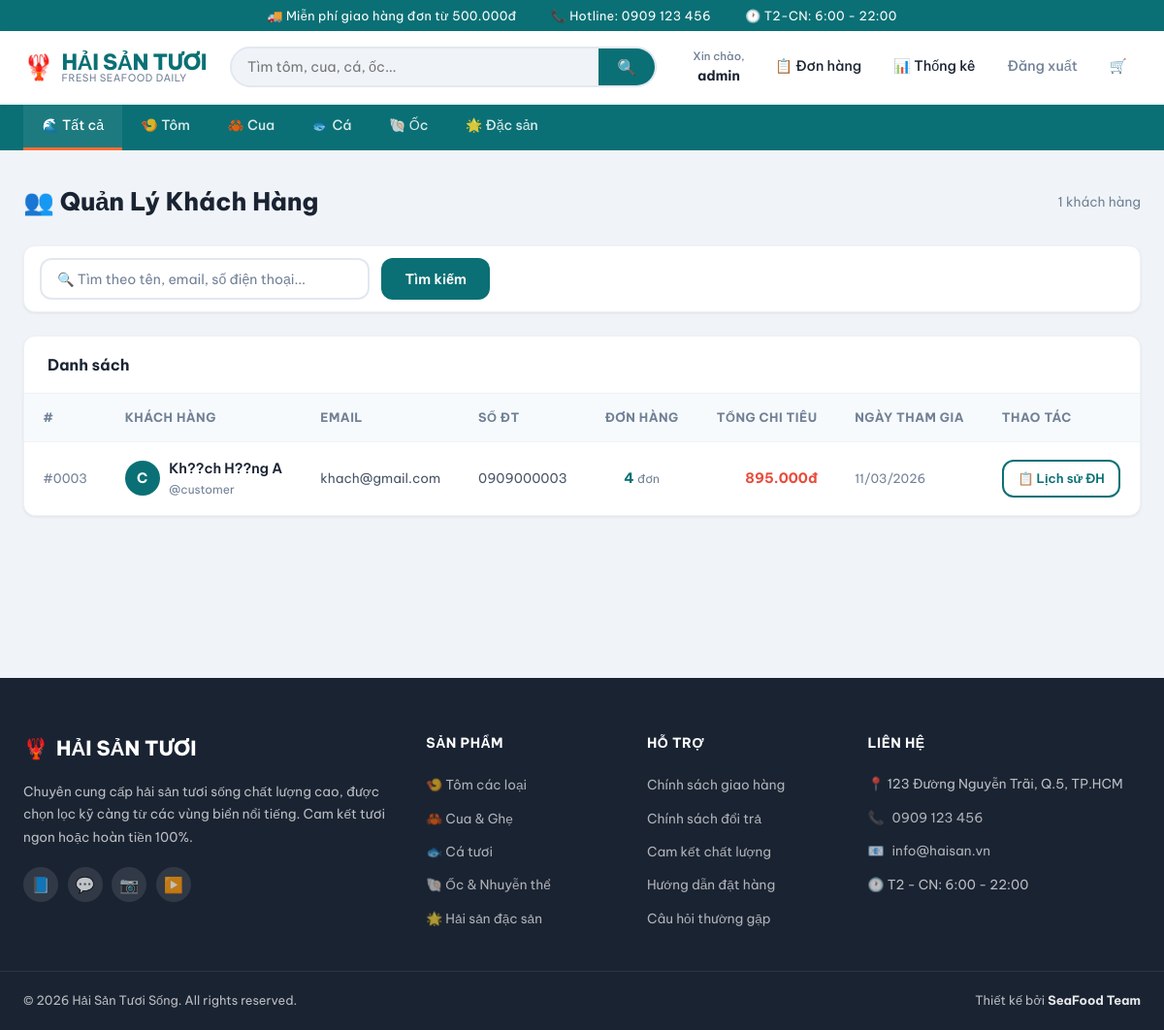
The page /admin/customers (signed in) on the database its author committed.
### tables this page shows
CREATE TABLE IF NOT EXISTS `users` (
  `id` int NOT NULL AUTO_INCREMENT,
  `fullname` varchar(100) NOT NULL,
  `username` varchar(50) NOT NULL,
  `password` varchar(255) NOT NULL,
  `email` varchar(100) DEFAULT NULL,
  `phone` varchar(15) DEFAULT NULL,
  `address` text,
  `role` enum('customer','staff','admin') DEFAULT 'customer',
  `is_active` tinyint(1) DEFAULT '1',
  `created_at` timestamp NULL DEFAULT CURRENT_TIMESTAMP,
  PRIMARY KEY (`id`),
  UNIQUE KEY `username` (`username`)
);

### app/controllers/AdminController.php (called while the page is built, shortened)
<?php
class AdminController {
    public function customers() {
        $db   = new Database();
        $conn = $db->getConnection();
        $q    = trim($_GET['q'] ?? '');
        if ($q) {
            $stmt = $conn->prepare(
                "SELECT u.*, COUNT(o.id) AS order_count, COALESCE(SUM(o.total_price),0) AS total_spent
                 FROM users u LEFT JOIN orders o ON u.id=o.user_id
                 WHERE u.role='customer' AND (u.username LIKE ? OR u.email LIKE ? OR u.phone LIKE ? OR u.fullname LIKE ?)
                 GROUP BY u.id ORDER BY u.created_at DESC"
            );
            $like = "%$q%";
            $stmt->execute([$like,$like,$like,$like]);
        } else {
            $stmt = $conn->query(
                "SELECT u.*, COUNT(o.id) AS order_count, COALESCE(SUM(o.total_price),0) AS total_spent
                 FROM users u LEFT JOIN orders o ON u.id=o.user_id
                 WHERE u.role='customer' GROUP BY u.id ORDER BY u.created_at DESC"
            );
        }
        $customers = $stmt->fetchAll(PDO::FETCH_ASSOC);
        include 'app/views/admin/customers.php';
    }
}
?>

### index.php (called while the page is built, shortened)
<?php
$url = $_GET['url'] ?? '';
$url = rtrim($url, '/');
$url = filter_var($url, FILTER_SANITIZE_URL);
$url = explode('/', $url);
$action = isset($url[1]) && $url[1] != '' ? $url[1] : 'index';
$controller = new $controllerName();
call_user_func_array([$controller, $action], array_slice($url, 2));
?>

### app/views/admin/customers.php (the view, shortened to what this page needs)
<div style="display:flex;justify-content:space-between;align-items:center;margin-bottom:1.5rem;flex-wrap:wrap;gap:0.75rem;">
    <h1 class="page-title" style="margin-bottom:0;">👥 Quản Lý Khách Hàng</h1>
    <span style="font-size:0.85rem;color:var(--text-light);"><?php echo count($customers); ?> khách hàng</span>
</div>
<div class="card" style="margin-bottom:1.5rem;padding:0.75rem 1rem;">
    <form method="GET" style="display:flex;gap:0.75rem;align-items:center;">
        <input type="text" name="q" value="<?php echo htmlspecialchars($_GET['q']??''); ?>"
               class="form-control" style="max-width:340px;" placeholder="🔍 Tìm theo tên, email, số điện thoại...">
        <button type="submit" class="btn">Tìm kiếm</button>
    </form>
</div>
<div class="table-card">
    <div class="card-header">
        <h3>Danh sách<?php echo !empty($_GET['q']) ? ' — Kết quả tìm "'.htmlspecialchars($_GET['q']).'"' : ''; ?></h3>
    </div>
    <?php if (empty($customers)): ?>
    <div class="empty-state" style="padding:3rem;">
        <div class="empty-icon">👥</div>
        <p>Không tìm thấy khách hàng nào<?php echo !empty($_GET['q']) ? ' phù hợp' : ''; ?>.</p>
    </div>
    <?php else: ?>
    <table class="table">
        <thead>
            <tr>
                <th>#</th>
                <th>Khách hàng</th>
                <th>Email</th>
                <th>Số ĐT</th>
                <th style="text-align:center;">Đơn hàng</th>
                <th style="text-align:right;">Tổng chi tiêu</th>
                <th>Ngày tham gia</th>
                <th>Thao tác</th>
            </tr>
        </thead>
        <tbody>
            <?php foreach ($customers as $c): ?>
            <tr>
                <td style="color:var(--text-light);font-size:0.82rem;">#<?php echo str_pad($c['id'],4,'0',STR_PAD_LEFT); ?></td>
                <td>
                    <div style="display:flex;align-items:center;gap:0.6rem;">
                        <div style="width:36px;height:36px;border-radius:50%;background:var(--primary);color:white;display:flex;align-items:center;justify-content:center;font-weight:700;font-size:0.9rem;flex-shrink:0;">
                            <?php echo strtoupper(substr($c['username'],0,1)); ?>
                        </div>
                        <div>
                            <div style="font-weight:600;color:var(--text-dark);"><?php echo htmlspecialchars($c['fullname'] ?: $c['username']); ?></div>
                            <div style="font-size:0.75rem;color:var(--text-light);">@<?php echo htmlspecialchars($c['username']); ?></div>
                        </div>
                    </div>
                </td>
                <td style="font-size:0.85rem;"><?php echo htmlspecialchars($c['email'] ?? '—'); ?></td>
                <td style="font-size:0.85rem;"><?php echo htmlspecialchars($c['phone'] ?? '—'); ?></td>
                <td style="text-align:center;">
                    <span style="font-weight:700;color:var(--primary);"><?php echo $c['order_count']; ?></span>
                    <span style="font-size:0.76rem;color:var(--text-light);"> đơn</span>
                </td>
                <td style="text-align:right;font-weight:700;color:var(--danger);">
                    <?php echo $c['total_spent'] > 0 ? number_format($c['total_spent'],0,',','.').'đ' : '—'; ?>
                </td>
                <td style="font-size:0.8rem;color:var(--text-light);">
                    <?php echo date('d/m/Y', strtotime($c['created_at'])); ?>
                </td>
                <td>
                    <a href="/banhaisan/admin/customer_orders?id=<?php echo $c['id']; ?>"
                       class="btn btn-sm btn-outline">📋 Lịch sử ĐH</a>
                </td>
            </tr>
            <?php endforeach; ?>
        </tbody>
    </table>
    <?php endif; ?>
</div>
<?php $content = ob_get_clean(); include __DIR__ . '/../layout.php'; ?>

### public/css/style.css (style rules this page uses)
:root { --primary: #0a7075; --primary-dark: #065a5f; --primary-light: #e0f4f4; --accent: #FF6B35; --accent-dark: #e55a25; --success: #27ae60; --danger: #e74c3c; --warning: #f39c12; --info: #2980b9; --text-dark: #1a2332; --text-body: #4a5568; --text-light: #718096; --text-white: #ffffff; --bg-page: #f0f4f8; --bg-white: #ffffff; --bg-light: #f7fafc; --bg-card: #ffffff; --border: #e2e8f0; --border-light: #edf2f7; --shadow-sm: 0 1px 3px rgba(0,0,0,0.08); --shadow-md: 0 4px 16px rgba(0,0,0,0.10); --shadow-lg: 0 8px 32px rgba(0,0,0,0.12); --shadow-hover: 0 12px 40px rgba(10,112,117,0.18); --radius-sm: 6px; --radius-md: 12px; --radius-lg: 20px; --radius-xl: 32px; --transition: all 0.25s ease; --font: 'Be Vietnam Pro', sans-serif; }
*, *::before, *::after { box-sizing: border-box; margin: 0; padding: 0; }
html { scroll-behavior: smooth; }
body { font-family: var(--font); background-color: var(--bg-page); color: var(--text-body); line-height: 1.65; font-size: 15px; }
a { color: inherit; text-decoration: none; transition: var(--transition); }
.btn { display: inline-flex; align-items: center; justify-content: center; gap: 0.4rem; padding: 0.65rem 1.4rem; background: var(--primary); color: white; border: 2px solid transparent; border-radius: var(--radius-md); font-family: var(--font); font-size: 0.9rem; font-weight: 600; cursor: pointer; transition: var(--transition); text-align: center; white-space: nowrap; }
.btn-sm { padding: 0.4rem 0.9rem; font-size: 0.82rem; }
.btn-outline { background: transparent; color: var(--primary); border-color: var(--primary); }
.table-card { background: var(--bg-white); border-radius: var(--radius-md); overflow: hidden; box-shadow: var(--shadow-sm); border: 1px solid var(--border-light); }
.card-header { padding: 1rem 1.5rem; border-bottom: 1px solid var(--border-light); display: flex; align-items: center; justify-content: space-between; }
.card-header h3 { font-size: 1rem; font-weight: 700; color: var(--text-dark); }
.table { width: 100%; border-collapse: collapse; }
.table th { padding: 0.85rem 1.2rem; text-align: left; background: var(--bg-light); font-size: 0.8rem; font-weight: 700; color: var(--text-light); text-transform: uppercase; letter-spacing: 0.5px; border-bottom: 1px solid var(--border-light); }
.table td { padding: 1rem 1.2rem; border-bottom: 1px solid var(--border-light); font-size: 0.9rem; color: var(--text-body); vertical-align: middle; }
.table tbody tr:last-child td { border-bottom: none; }
.form-control { width: 100%; padding: 0.65rem 1rem; border: 2px solid var(--border); border-radius: var(--radius-md); font-family: var(--font); font-size: 0.9rem; color: var(--text-dark); background: var(--bg-white); outline: none; transition: var(--transition); }
.form-control::placeholder { color: var(--text-light); font-size: 0.88rem; }
.card { background: var(--bg-white); border-radius: var(--radius-md); padding: 1.5rem; box-shadow: var(--shadow-sm); border: 1px solid var(--border-light); }
.page-title { font-size: 1.6rem; font-weight: 800; color: var(--text-dark); margin-bottom: 1.5rem; display: flex; align-items: center; gap: 0.5rem; }

### rows shown on the page
users: id "0003", username "C", fullname "Kh??ch H??ng A", username "customer", email "khach@gmail.com", phone "0909000003", order_count "4", total_spent "895.000", created_at "11/03/2026"

### other values the page prints
explode(' ', $_SESSION['username'])[0] "admin"
count($customers) "1"
